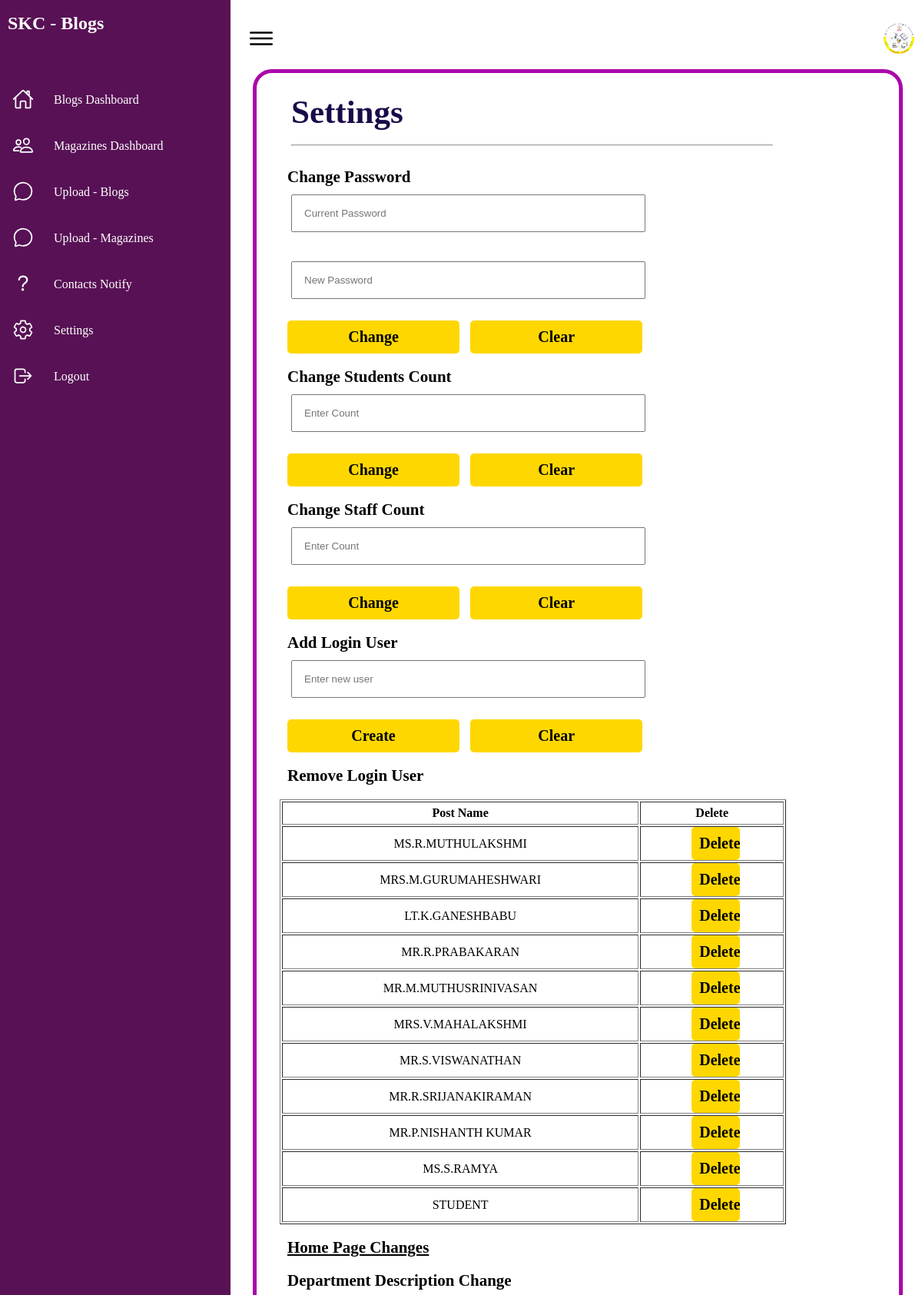
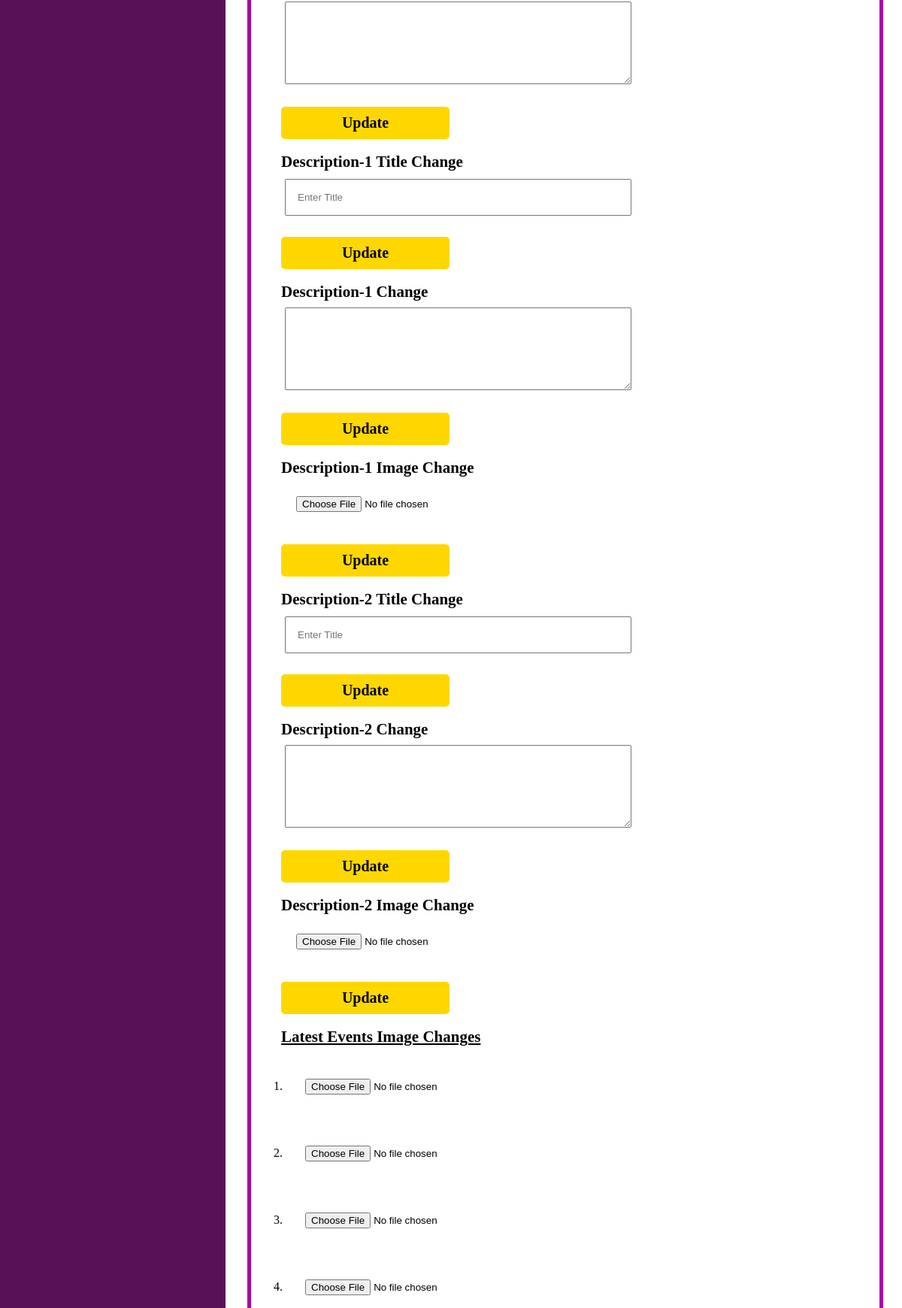
The page /settings.php (upper part) on the database its author committed (2 pictures, top to bottom).
### tables this page shows
CREATE TABLE `users` (
  `id` int(240) NOT NULL,
  `staff` varchar(2000) NOT NULL
);

### settings.php (the view, shortened to what this page needs)
<?php $conn = mysqli_connect("localhost","root","","blog");
?>
<!DOCTYPE html>
<html lang="en">
<head>
    <link rel="stylesheet" href="css/set.css" type="text/css"/>
    <link rel="stylesheet" href="https://cdnjs.cloudflare.com/ajax/libs/font-awesome/4.7.0/css/font-awesome.min.css">
</head>
<body>
    <div class="container">
        <div class="navigation">
            <ul>
                <li>
                    <a href="#">
                        <h2 class="title" align="center">SKC - Blogs</h2>
                    </a>
                </li>
                <li>
                    <a href="newdash.php">
                        <span class="icon">
                            <ion-icon name="home-outline"></ion-icon>
                        </span>
                        <span class="title">Blogs Dashboard</span>
                    </a>
                </li>
                <li>
                    <a href="inblog.php">
                        <span class="icon">
                            <ion-icon name="people-outline"></ion-icon>
                        </span>
                        <span class="title">Magazines Dashboard</span>
                    </a>
                </li>
                <li>
                    <a href="uploadd.php">
                        <span class="icon">
                            <ion-icon name="chatbubble-outline"></ion-icon>
                        </span>
                        <span class="title">Upload - Blogs</span>
                    </a>
                </li>
                <li>
                    <a href="mupload.php">
                        <span class="icon">
                            <ion-icon name="chatbubble-outline"></ion-icon>
                        </span>
                        <span class="title">Upload - Magazines</span>
                    </a>
                </li>
                <li>
                    <a href="contacts.php">
                        <span class="icon">
                            <ion-icon name="help-outline"></ion-icon>
                        </span>
                        <span class="title">Contacts Notify</span>
                    </a>
                </li>
                <li>
                    <a href="settings.php">
                        <span class="icon">
                            <ion-icon name="settings-outline"></ion-icon>
                        </span>
                        <span class="title">Settings</span>
                    </a>
                </li>
                <li>
                    <a href="#">
                        <span class="icon">
                            <ion-icon name="log-out-outline"></ion-icon>
                        </span>
                        <span class="title">Logout</span>
                    </a>
                </li>
            </ul>
        </div>
        <div class="main">
            <div class="topbar">
                <div class="toggle">
                    <ion-icon name="menu-outline"></ion-icon>
                </div>
                <div class="user">
                    <img src="pictures/logo.png" alt="">
                </div>
            </div>
        <div id="upl">
        <div class="require">
            <h3 align="left">Settings</h3><br><hr><br>
                </div>
            <div class="upform">
                <div class="sp">
                    <form method="post" action="http://localhost/BLOG/uploading.php" enctype="multipart/form-data">
                                <label class="hh"><b>Change Password</b></label><br>
                                <input id="cpass" type="text" name="cpass" placeholder="Current Password"  required/><br><br>
                                <input id="cinpass" type="text" name="cinpass" placeholder="New Password"  required/><br><br>
                            <input type="submit" name="passchange" value="Change"/>
                        <input name="clear" type="reset" value="Clear"/><br><br>
                            </form>
                            <form method="post" action="http://localhost/BLOG/uploading.php" enctype="multipart/form-data">
                                <label><b>Change Students Count</b></label><br>
                                <input id="sschange" type="text" name="sschange" placeholder="Enter Count"  required/><br><br>
                                <input type="submit" name="schange" value="Change"/>
                        <input name="clear" type="reset" value="Clear"/><br><br>
                            </form>
                            <form method="post" action="http://localhost/BLOG/uploading.php" enctype="multipart/form-data">
                                <label><b>Change Staff Count</b></label><br>
                                <input id="sttchange" type="text" name="sttchange" placeholder="Enter Count"  required/><br><br>
                                <input type="submit" name="stchange" value="Change"/>
                        <input name="clear" type="reset" value="Clear"/><br><br>
                            </form>
                            <form method="post" action="http://localhost/BLOG/uploading.php" enctype="multipart/form-data">
                                <label><b>Add Login User</b></label><br>
                                <input id="user" type="text" name="user" placeholder="Enter new user"  required/><br><br>
                                <input type="submit" name="create" value="Create"/>
                        <input name="clear" type="reset" value="Clear"/><br><br>
                            </form>
                            <label><b>Remove Login User</b></label><br><br>
                            <table border="1" width="100%">
                        <thead>
                            <tr>
                            <th>Post Name</th>
                            <th>Delete</th>
                            </tr>
                        </thead>
                        <tbody>
                        <tr>
<?php
       $que = "select * from users";
       $res = mysqli_query($conn,$que);
       while($row = mysqli_fetch_array($res))
       {
        ?>
         <form method="post" action="http://localhost/BLOG/uploading.php">
    <td align="center"><?php echo $row["staff"]; ?></td>
    <td align="center"> <input type="submit" value="Delete" name="udel" /></td>
       </form>
       </tr>
       <?php
       }
          ?>
                        </tbody>
                    </table><br>
                            <form method="post" action="http://localhost/BLOG/uploading.php" enctype="multipart/form-data">
                                <label><b><u>Home Page Changes</u></b></label><br><br>
                                <label><b>Department Description Change</b></label><br>
                                <textarea id="deptdesc" name="deptdesc">  </textarea><br><br>
                                <input type="submit" name="deptdescupdate" value="Update"/><br><br>
                                <label><b>Description-1 Title Change</b></label><br>
                                <input type="text" id="deschead1" name="deschead1" placeholder="Enter Title"><br><br>
                                <input type="submit" name="deschead1update" value="Update"/><br><br>
                                <label><b>Description-1 Change</b></label><br>
                                <textarea id="desc1" name="desc1">  </textarea><br><br>
                                <input type="submit" name="desc1update" value="Update"/><br><br>
                                <label><b>Description-1 Image Change</b></label><br>
                                <input type="file" id="desc1img" name="desc1img"><br><br>
                                <input type="submit" name="desc1imgupdate" value="Update"/><br><br>
                                <label><b>Description-2 Title Change</b></label><br>
                                <input type="text" id="deschead2" name="deschead2" placeholder="Enter Title"><br><br>
                                <input type="submit" name="deschead2update" value="Update"/><br><br>
                                <label><b>Description-2 Change</b></label><br>
                                <textarea id="desc2" name="desc2">  </textarea><br><br>
                                <input type="submit" name="desc2update" value="Update"/><br><br>
                                <label><b>Description-2 Image Change</b></label><br>
                                <input type="file" id="desc2img" name="desc2img"><br><br>
                                <input type="submit" name="desc2imgupdate" value="Update"/><br><br>
                                <label><b><u>Latest Events Image Changes</u></b></label><br><br>
                                1.<input type="file" id="foot1img" name="foot1img"><br><br>
                                2.<input type="file" id="foot2img" name="foot2img"><br><br>
                                3.<input type="file" id="foot3img" name="foot3img"><br><br>
                                4.<input type="file" id="foot4img" name="foot4img"><br><br>
                                5.<input type="file" id="foot5img" name="foot5img"><br><br>
                                6.<input type="file" id="foot6img" name="foot6img"><br><br>
                                <input type="submit" name="footimgupdate" value="Update"/><br><br>
                                <label><b><u>Blog Page Changes</u></b></label><br><br>
                                <label><b>Description Change</b></label><br>
                                <textarea id="blogdesc" name="blogdesc">  </textarea><br><br>
                                <input type="submit" name="blogdescupdate" value="Update"/><br><br>
                                <label><b>Image Change</b></label><br>
                                <input type="file" id="bdescimg" name="bdescimg"><br><br>
                                <input type="submit" name="bdescimgupdate" value="Update"/><br><br>
                                <label><b><u>Magazine Page Changes</u></b></label><br><br>
                                <label><b>Description Change</b></label><br>
                                <textarea id="magdesc" name="magdesc">  </textarea><br><br>
                                <input type="submit" name="magdescupdate" value="Update"/><br><br>
                                <label><b>Image Change</b></label><br>
                                <input type="file" id="mdescimg" name="mdescimg"><br><br>
                                <input type="submit" name="mdescimgupdate" value="Update"/><br><br>
                                <label><b><u>Login Page Changes</u></b></label><br><br>
                                <label><b>Image Change</b></label><br>
                                <input type="file" id="loginimg" name="loginimg"><br><br>
                                <input type="submit" name="loginimgupdate" value="Update"/><br><br>
                            </form>
                                </div>
                        </div>
                        </div>
</body>
</html>

### css/set.css (style rules this page uses)
* { margin: 0; padding: 0; box-sizing: border-box; }
:root { --blue: #2a2185; --white: #fff; --gray: #f5f5f5; --black1: #222; --black2: #999; }
body { font-family: sans-serif; min-height: 100vh; overflow-x: hidden; }
.container { position: relative; width: 100%; }
.navigation { font-family:cursive; position: fixed; width: 300px; height: 100%; background:rgb(88, 17, 85); transition: 0.5s; overflow: hidden; }
.navigation ul { position: absolute; top: 0; left: 0; width: 100%; }
.navigation ul li { position: relative; width: 100%; list-style: none; border-top-left-radius: 30px; border-bottom-left-radius: 30px; }
.navigation ul li:nth-child(1) { margin-bottom: 40px; pointer-events: none; }
.navigation ul li a { position: relative; display: block; width: 100%; display: flex; text-decoration: none; color: var(--white); }
.navigation ul li a .icon { position: relative; display: block; min-width: 60px; height: 60px; line-height: 75px; text-align: center; }
.navigation ul li a .icon ion-icon { font-size: 1.75rem; }
.navigation ul li a .title { position: relative; display: block; padding: 0 10px; height: 60px; line-height: 60px; text-align: start; white-space: nowrap; }
.main { margin-top: 20px; position: absolute; width: calc(100% - 300px); left: 300px; min-height: 100vh; background: var(--white); transition: 0.5s; }
.topbar { width: 100%; height: 60px; display: flex; justify-content: space-between; align-items: center; padding: 0 10px; }
.toggle { position: relative; width: 60px; height: 60px; display: flex; justify-content: center; align-items: center; font-size: 2.5rem; cursor: pointer; }
.user { position: relative; width: 40px; height: 40px; border-radius: 50%; overflow: hidden; cursor: pointer; }
.user img { position: absolute; top: 0; left: 0; width: 100%; height: 100%; object-fit: cover; }
th { padding: 5px; }
body { font-family:cursive; }
input[type=text], input[type=file], input[type=date] { width:70%; padding:15px; margin:10px 15px; }
* { margin: 0px; padding: 0px; }
.hh { margin-top: 4px; }
h3 { font-size: 43px; font-family:cursive; color:rgb(27, 10, 73); margin-top: 16px; }
b { font-size:21px; font-family:cursive; margin-top: -3px; }
label { margin-top:50px; margin: 15px 10px; font-size: 20px; font-family:cursive; }
input[type=submit],input[type=reset] { margin-left:10px; background-color:gold; width:34%; padding:10px; color:black; font-family: cursive; font-size: 20px; font-weight: 700; cursor:pointer; border:none; border-top-left-radius: 5px; border-top-right-radius: 5px; border-bottom-left-radius: 5px; border-bottom-right-radius: 5px; }
textarea { width:70%; height:110px; margin:8px 15px; padding:8px; font-size:14px; font-family: cursive; }
#upl { background-color: white; float:right; width:94%; margin:10px 25px; border-radius: 25px; padding-top: 10px; border: 5px solid rgb(170, 7, 170); }
.upform { width:90%; padding:10px; margin:0px 20px; border-radius:20px; }
.sp { width:90%; }
.require { width:75%; margin-left: 45px; }

### rows shown on the page
users: staff "MS.R.MUTHULAKSHMI"
users: staff "MRS.M.GURUMAHESHWARI"
users: staff "LT.K.GANESHBABU"
users: staff "MR.R.PRABAKARAN"
users: staff "MR.M.MUTHUSRINIVASAN"
users: staff "MRS.V.MAHALAKSHMI"
users: staff "MR.S.VISWANATHAN"
users: staff "MR.R.SRIJANAKIRAMAN"
users: staff "MR.P.NISHANTH KUMAR"
users: staff "MS.S.RAMYA"
users: staff "STUDENT"
